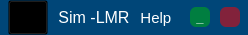
    <widget class="QFrame" name="header_frame">
     <property name="sizePolicy">
      <sizepolicy hsizetype="Preferred" vsizetype="Preferred">
       <horstretch>0</horstretch>
       <verstretch>0</verstretch>
      </sizepolicy>
     </property>
     <property name="maximumSize">
      <size>
       <width>16777215</width>
       <height>35</height>
      </size>
     </property>
     <property name="styleSheet">
      <string notr="true">QFrame{
	background-color: rgb(0, 70, 120);
    border-top-left-radius: 10px;
	border-top-right-radius: 10px;
}

</string>
     </property>
     <property name="frameShape">
      <enum>QFrame::StyledPanel</enum>
     </property>
     <property name="frameShadow">
      <enum>QFrame::Raised</enum>
     </property>
     <layout class="QHBoxLayout" name="horizontalLayout">
      <property name="spacing">
       <number>10</number>
      </property>
      <property name="leftMargin">
       <number>8</number>
      </property>
      <property name="topMargin">
       <number>0</number>
      </property>
      <property name="rightMargin">
       <number>8</number>
      </property>
      <property name="bottomMargin">
       <number>0</number>
      </property>
      <item>
       <widget class="QPushButton" name="icon">
        <property name="sizePolicy">
         <sizepolicy hsizetype="Minimum" vsizetype="Expanding">
          <horstretch>0</horstretch>
          <verstretch>0</verstretch>
         </sizepolicy>
        </property>
        <property name="minimumSize">
         <size>
          <width>40</width>
          <height>30</height>
         </size>
        </property>
        <property name="maximumSize">
         <size>
          <width>40</width>
          <height>60</height>
         </size>
        </property>
        <property name="cursor">
         <cursorShape>PointingHandCursor</cursorShape>
        </property>
        <property name="styleSheet">
         <string notr="true">QPushButton{
	background:transparent;
}
</string>
        </property>
        <property name="text">
         <string/>
        </property>
        <property name="icon">
         <iconset resource="icons_.qrc">
          <normaloff>:/icons/icons/LOGO.png</normaloff>:/icons/icons/LOGO.png</iconset>
        </property>
        <property name="iconSize">
         <size>
          <width>40</width>
          <height>40</height>
         </size>
        </property>
       </widget>
      </item>
      <item>
       <widget class="QLabel" name="label_title">
        <property name="maximumSize">
         <size>
          <width>16777215</width>
          <height>40</height>
         </size>
        </property>
        <property name="font">
         <font>
          <family>Ubuntu</family>
          <pointsize>10</pointsize>
          <italic>false</italic>
          <bold>false</bold>
         </font>
        </property>
        <property name="styleSheet">
         <string notr="true">background:transparent;
color: rgb(0, 170, 255);
font: 500 10pt &quot;Ubuntu&quot;;</string>
        </property>
        <property name="text">
         <string>&lt;html&gt;&lt;head/&gt;&lt;body&gt;&lt;p align=&quot;center&quot;&gt;&lt;span style=&quot; font-size:12pt; color:#ffffff;&quot;&gt;Sim -LMR&lt;/span&gt;&lt;/p&gt;&lt;/body&gt;&lt;/html&gt;</string>
        </property>
       </widget>
      </item>
      <item>
       <widget class="QPushButton" name="btn_help">
        <property name="minimumSize">
         <size>
          <width>20</width>
          <height>20</height>
         </size>
        </property>
        <property name="maximumSize">
         <size>
          <width>65</width>
          <height>25</height>
         </size>
        </property>
        <property name="font">
         <font>
          <family>Ubuntu</family>
          <pointsize>11</pointsize>
          <italic>false</italic>
          <bold>false</bold>
         </font>
        </property>
        <property name="cursor">
         <cursorShape>PointingHandCursor</cursorShape>
        </property>
        <property name="layoutDirection">
         <enum>Qt::RightToLeft</enum>
        </property>
        <property name="styleSheet">
         <string notr="true">QPushButton{
	font: 400 11pt &quot;Ubuntu&quot;;
	color: rgb(255, 255,255);
	background-color: rgb(0, 70, 120);
	border-radius:6px;
}

QPushButton:hover{
	background: rgb(0, 0, 255);
	width: 40;
	height: 35;
}</string>
        </property>
        <property name="text">
         <string>Help  </string>
        </property>
        <property name="icon">
         <iconset resource="icons_.qrc">
          <normaloff>:/icons/icons/help.png</normaloff>:/icons/icons/help.png</iconset>
        </property>
        <property name="iconSize">
         <size>
          <width>15</width>
          <height>15</height>
         </size>
        </property>
       </widget>
      </item>
      <item>
       <widget class="QPushButton" name="btn_minimizar">
        <property name="minimumSize">
         <size>
          <width>20</width>
          <height>20</height>
         </size>
        </property>
        <property name="maximumSize">
         <size>
          <width>20</width>
          <height>20</height>
         </size>
        </property>
        <property name="font">
         <font>
          <family>Ubuntu</family>
          <pointsize>10</pointsize>
          <italic>false</italic>
          <bold>true</bold>
         </font>
        </property>
        <property name="cursor">
         <cursorShape>PointingHandCursor</cursorShape>
        </property>
        <property name="styleSheet">
         <string notr="true">QPushButton{
	font: 900 10pt &quot;Ubuntu&quot;;
	color: rgb(255, 255,255);
	background:rgba(0, 190, 0, 120);
	border-radius:6px;
}

QPushButton:hover{
	background:rgb(0, 190, 0);
	width: 40;
	height: 35;
}</string>
        </property>
        <property name="text">
         <string>_</string>
        </property>
       </widget>
      </item>
      <item>
       <widget class="QPushButton" name="btn_close">
        <property name="minimumSize">
         <size>
          <width>20</width>
          <height>20</height>
         </size>
        </property>
        <property name="maximumSize">
         <size>
          <width>20</width>
          <height>20</height>
         </size>
        </property>
        <property name="font">
         <font>
          <family>Ubuntu</family>
          <pointsize>10</pointsize>
          <italic>false</italic>
          <bold>false</bold>
         </font>
        </property>
        <property name="cursor">
         <cursorShape>PointingHandCursor</cursorShape>
        </property>
        <property name="styleSheet">
         <string notr="true">QPushButton{
	font: 500 10pt &quot;Ubuntu&quot;;
	color: rgb(255, 255,255);
	background:rgba(255, 0, 0, 130);
	border-radius:6px;
}

QPushButton:hover{
	background:rgb(255, 0, 0);
	width: 40;
	height: 35;
}</string>
        </property>
        <property name="text">
         <string/>
        </property>
        <property name="icon">
         <iconset resource="icons_.qrc">
          <normaloff>:/icons/icons/close.png</normaloff>:/icons/icons/close.png</iconset>
        </property>
        <property name="iconSize">
         <size>
          <width>12</width>
          <height>12</height>
         </size>
        </property>
       </widget>
      </item>
     </layout>
    </widget>
